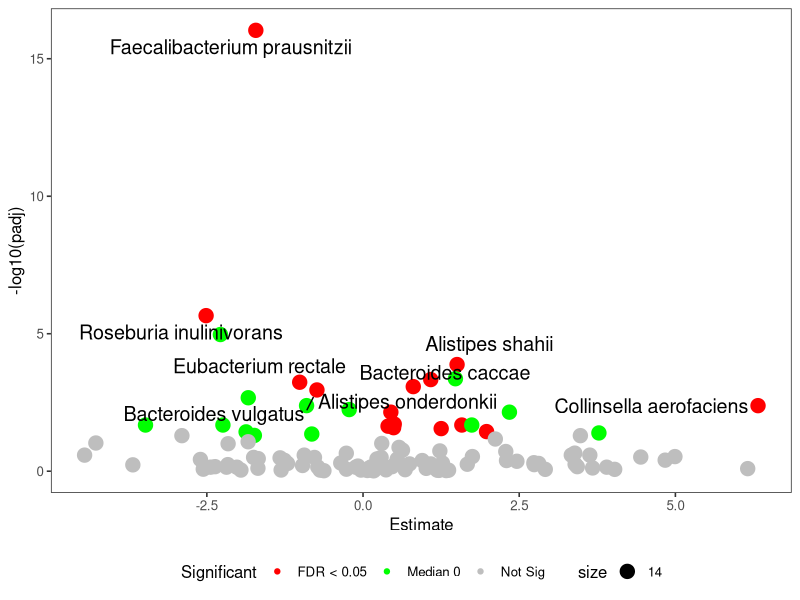
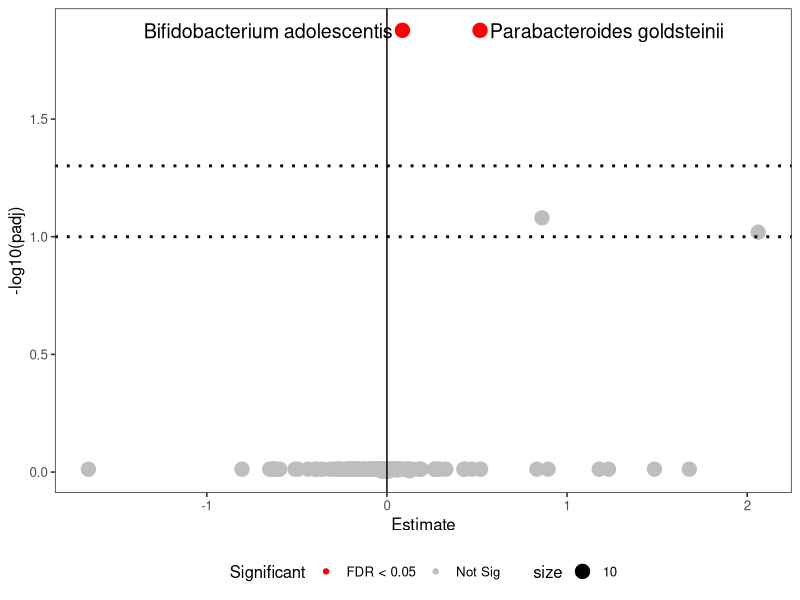
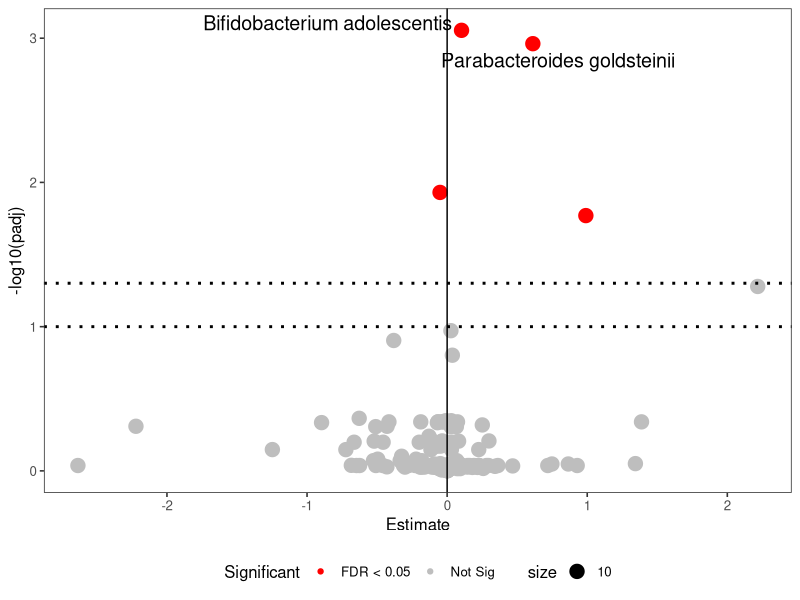
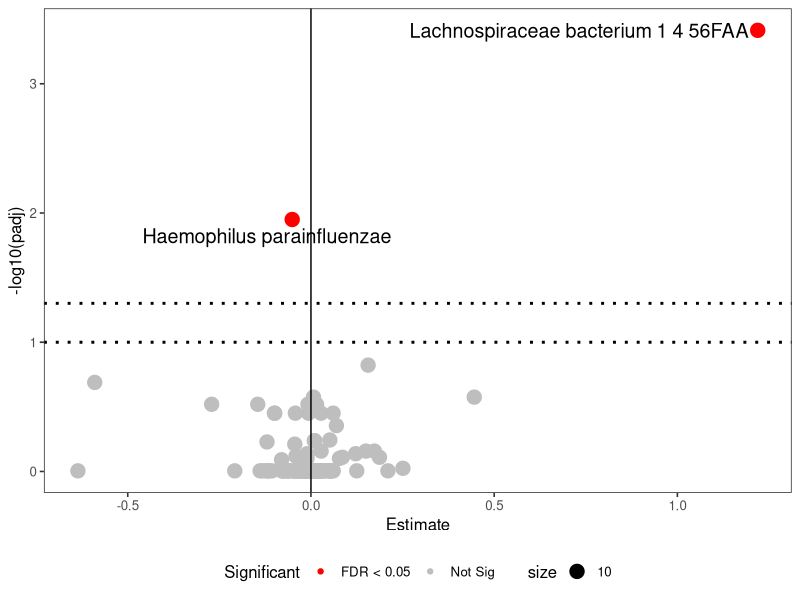
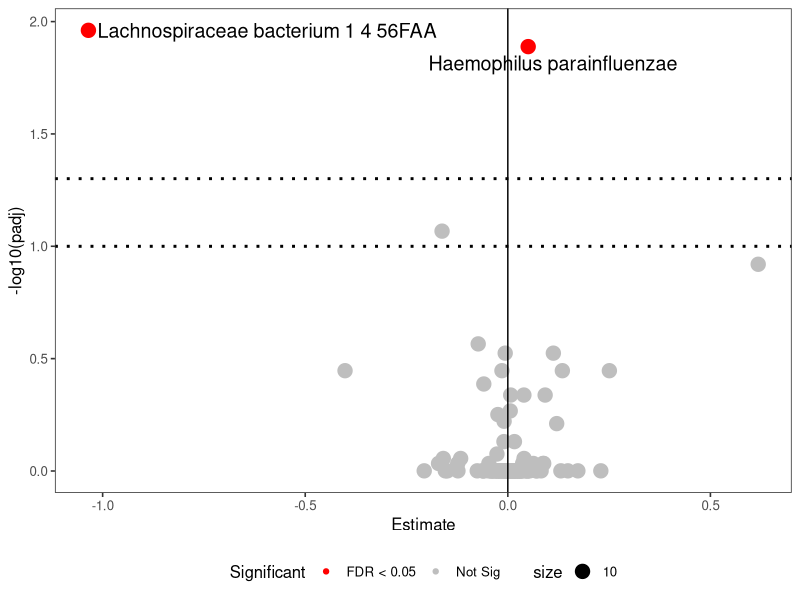
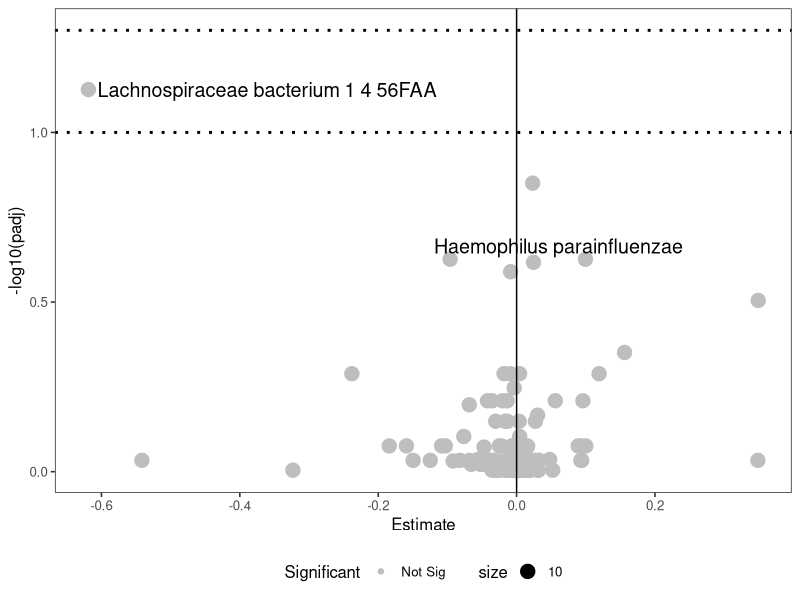
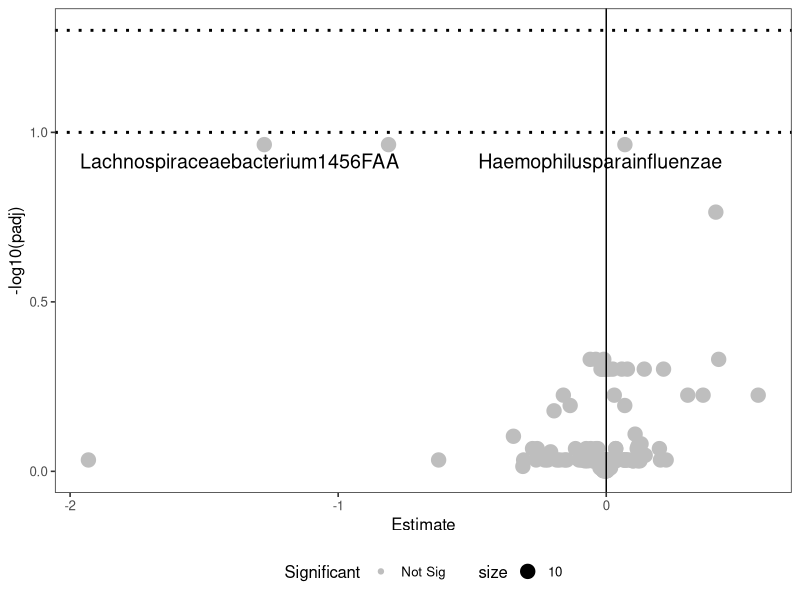
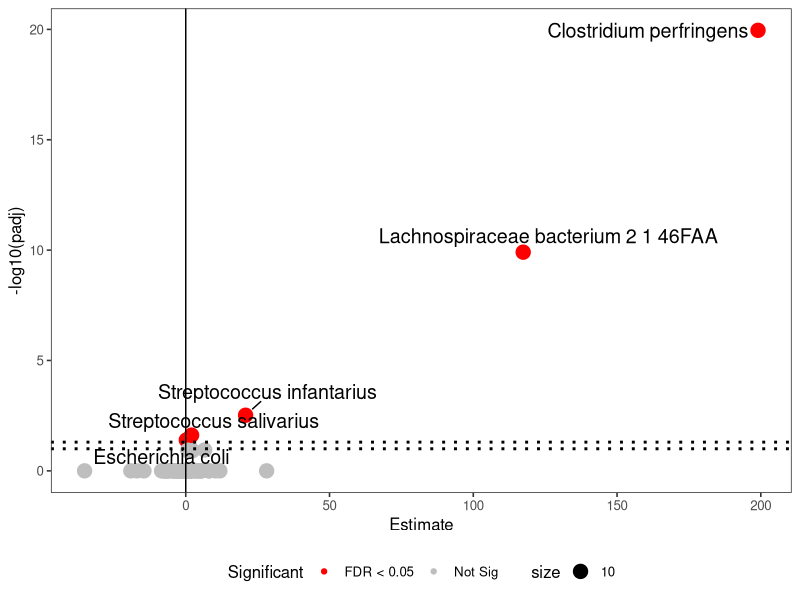

Reproduce these figures in R, in order.
#Scripts for all volcano plots

library(ggplot2)
library(scales)
library(ggrepel)

#Figure 1E
Species <- read.csv("../data/Age_associated_results.csv", header = TRUE)
#Species$Significant <- ifelse(Species$padj < 0.05, "FDR < 0.05", "Not Sig")
ggplot (Species, aes(x = Estimate, y = -log10(padj))) +
  geom_point(aes(color = Significant, size = 14)) +
  scale_color_manual(values = c("red", "green", "grey")) +
  theme_bw(base_size = 12) + theme(legend.position = "bottom") + theme(panel.grid.major = element_blank(), panel.grid.minor = element_blank()) +
  geom_text_repel(
    data = subset(Species, highlight > 0),
    aes(label = Species),
    size = 5,
    box.padding = unit(0.35, "lines"),
    point.padding = unit(1.0, "lines")
  )

#Figure 4A
Species <- read.csv("../data/FBGlu_species_results_estimate_filter4.csv", header = TRUE)
Species$Significant <- ifelse(Species$padj < 0.05, "FDR < 0.05", "Not Sig")
ggplot (Species, aes(x = Estimate, y = -log10(padj))) +
  geom_point(aes(color = Significant, size = 10)) +
  geom_vline(
    xintercept = c(0),
    col = "black",
    linetype = "solid",
    size = 0.5) +
  geom_hline(
    yintercept = c(-log10(0.05),-log10(0.1)),
    col = c("black"),
    linetype = ("dotted"),
    size = 1)+
  scale_color_manual(values = c("red", "grey")) +
  theme_bw(base_size = 12) + theme(legend.position = "bottom") + theme(panel.grid.major = element_blank(), panel.grid.minor = element_blank()) +
  geom_text_repel(
    data = subset(Species, highlight > 3),
    aes(label = Species),
    size = 5,
    box.padding = unit(0.35, "lines"),
    point.padding = unit(1.0, "lines")
  )

#Figure S5A
Species <- read.csv("../data/FBGlu_no_age_species_results_estimate_filter4.csv", header = TRUE)
Species$Significant <- ifelse(Species$padj < 0.05, "FDR < 0.05", "Not Sig")
ggplot (Species, aes(x = Estimate, y = -log10(padj))) +
  geom_point(aes(color = Significant, size = 10)) +
  geom_vline(
    xintercept = c(0),
    col = "black",
    linetype = "solid",
    size = 0.5) +
  geom_hline(
    yintercept = c(-log10(0.05),-log10(0.1)),
    col = c("black"),
    linetype = ("dotted"),
    size = 1)+
  scale_color_manual(values = c("red", "grey")) +
  theme_bw(base_size = 12) + theme(legend.position = "bottom") + theme(panel.grid.major = element_blank(), panel.grid.minor = element_blank()) +
  geom_text_repel(
    data = subset(Species, highlight > 3),
    aes(label = Species),
    size = 5,
    box.padding = unit(0.35, "lines"),
    point.padding = unit(1.0, "lines")
  )

#Figure 4B
Species <- read.csv("../data/TCHOL_with_age_species_results.csv", header = TRUE)
Species$Significant <- ifelse(Species$padj < 0.05, "FDR < 0.05", "Not Sig")
ggplot (Species, aes(x = Estimate, y = -log10(padj))) +
  geom_point(aes(color = Significant, size = 10)) +
  geom_vline(
    xintercept = c(0),
    col = "black",
    linetype = "solid",
    size = 0.5) +
  geom_hline(
    yintercept = c(-log10(0.05),-log10(0.1)),
    col = c("black"),
    linetype = ("dotted"),
    size = 1)+
  scale_color_manual(values = c("red", "grey")) +
  theme_bw(base_size = 12) + theme(legend.position = "bottom") + theme(panel.grid.major = element_blank(), panel.grid.minor = element_blank()) +
  geom_text_repel(
    data = subset(Species, highlight > 3),
    aes(label = Species),
    size = 5,
    box.padding = unit(0.35, "lines"),
    point.padding = unit(1.0, "lines")
  )

#Figure S5B
Species <- read.csv("../data/LDL_with_age_species_results.csv", header = TRUE)
Species$Significant <- ifelse(Species$padj < 0.05, "FDR < 0.05", "Not Sig")
ggplot (Species, aes(x = Estimate, y = -log10(padj))) +
  geom_point(aes(color = Significant, size = 10)) +
  geom_vline(
    xintercept = c(0),
    col = "black",
    linetype = "solid",
    size = 0.5) +
  geom_hline(
    yintercept = c(-log10(0.05),-log10(0.1)),
    col = c("black"),
    linetype = ("dotted"),
    size = 1)+
  scale_color_manual(values = c("red", "grey")) +
  theme_bw(base_size = 12) + theme(legend.position = "bottom") + theme(panel.grid.major = element_blank(), panel.grid.minor = element_blank()) +
  geom_text_repel(
    data = subset(Species, highlight > 3),
    aes(label = Species),
    size = 5,
    box.padding = unit(0.35, "lines"),
    point.padding = unit(1.0, "lines")
  )

Species <- read.csv("../data/HDL_with_age_species_results.csv", header = TRUE)
Species$Significant <- ifelse(Species$padj < 0.05, "FDR < 0.05", "Not Sig")
ggplot (Species, aes(x = Estimate, y = -log10(padj))) +
  geom_point(aes(color = Significant, size = 10)) +
  geom_vline(
    xintercept = c(0),
    col = "black",
    linetype = "solid",
    size = 0.5) +
  geom_hline(
    yintercept = c(-log10(0.05),-log10(0.1)),
    col = c("black"),
    linetype = ("dotted"),
    size = 1)+
  scale_color_manual(values = c("grey")) +
  theme_bw(base_size = 12) + theme(legend.position = "bottom") + theme(panel.grid.major = element_blank(), panel.grid.minor = element_blank()) +
  geom_text_repel(
    data = subset(Species, highlight > 3),
    aes(label = Species),
    size = 5,
    box.padding = unit(0.35, "lines"),
    point.padding = unit(1.0, "lines")
  )

Species <- read.csv("../data/Tgly_with_age_species_results.csv", header = TRUE)
Species$Significant <- ifelse(Species$padj < 0.05, "FDR < 0.05", "Not Sig")
ggplot (Species, aes(x = Estimate, y = -log10(padj))) +
  geom_point(aes(color = Significant, size = 10)) +
  geom_vline(
    xintercept = c(0),
    col = "black",
    linetype = "solid",
    size = 0.5) +
  geom_hline(
    yintercept = c(-log10(0.05),-log10(0.1)),
    col = c("black"),
    linetype = ("dotted"),
    size = 1)+
  scale_color_manual(values = c("grey")) +
  theme_bw(base_size = 12) + theme(legend.position = "bottom") + theme(panel.grid.major = element_blank(), panel.grid.minor = element_blank()) +
  geom_text_repel(
    data = subset(Species, highlight > 3),
    aes(label = Species),
    size = 5,
    box.padding = unit(0.35, "lines"),
    point.padding = unit(1.0, "lines")
  )

#Figure 4C
Species <- read.csv("../data/HSCRP_Age_gender_ALT_AST_others.csv", header = TRUE)
Species$Significant <- ifelse(Species$padj < 0.05, "FDR < 0.05", "Not Sig")
ggplot (Species, aes(x = Estimate, y = -log10(padj))) +
  geom_point(aes(color = Significant, size = 10)) +
  geom_vline(
    xintercept = c(0),
    col = "black",
    linetype = "solid",
    size = 0.5) +
  geom_hline(
    yintercept = c(-log10(0.05),-log10(0.1)),
    col = c("black"),
    linetype = ("dotted"),
    size = 1)+
  scale_color_manual(values = c("red", "grey")) +
  theme_bw(base_size = 12) + theme(legend.position = "bottom") + theme(panel.grid.major = element_blank(), panel.grid.minor = element_blank()) +
  geom_text_repel(
    data = subset(Species, highlight > 3),
    aes(label = Species),
    size = 5,
    box.padding = unit(0.35, "lines"),
    point.padding = unit(1.0, "lines")
  )

#Figure 4D
Species <- read.csv("../data/AST_Age_gender_HSCRP_ALT_others.csv", header = TRUE)
Species$Significant <- ifelse(Species$padj < 0.05, "FDR < 0.05", "Not Sig")
ggplot (Species, aes(x = Estimate, y = -log10(padj))) +
  geom_point(aes(color = Significant, size = 10)) +
  geom_vline(
    xintercept = c(0),
    col = "black",
    linetype = "solid",
    size = 0.5) +
  geom_hline(
    yintercept = c(-log10(0.05),-log10(0.1)),
    col = c("black"),
    linetype = ("dotted"),
    size = 1)+
  scale_color_manual(values = c("red", "grey")) +
  theme_bw(base_size = 12) + theme(legend.position = "bottom") + theme(panel.grid.major = element_blank(), panel.grid.minor = element_blank()) +
  geom_text_repel(
    data = subset(Species, highlight > 3),
    aes(label = Species),
    size = 5,
    box.padding = unit(0.35, "lines"),
    point.padding = unit(1.0, "lines")
  )

#Figure S5C
Species <- read.csv("../data/ALT_Age_gender_HSCRP_AST_others.csv", header = TRUE)
Species$Significant <- ifelse(Species$padj < 0.05, "FDR < 0.05", "Not Sig")
ggplot (Species, aes(x = Estimate, y = -log10(padj))) +
  geom_point(aes(color = Significant, size = 10)) +
  geom_vline(
    xintercept = c(0),
    col = "black",
    linetype = "solid",
    size = 0.5) +
  geom_hline(
    yintercept = c(-log10(0.05),-log10(0.1)),
    col = c("black"),
    linetype = ("dotted"),
    size = 1)+
  scale_color_manual(values = c("grey")) +
  theme_bw(base_size = 12) + theme(legend.position = "bottom") + theme(panel.grid.major = element_blank(), panel.grid.minor = element_blank()) +
  geom_text_repel(
    data = subset(Species, highlight > 3),
    aes(label = Species),
    size = 5,
    box.padding = unit(0.35, "lines"),
    point.padding = unit(1.0, "lines")
  )

#Figure S6A
Species <- read.csv("../data/GaitT1_Age_gender_others_estimate30.csv", header = TRUE)
Species$Significant <- ifelse(Species$padj < 0.05, "FDR < 0.05", "Not Sig")
ggplot (Species, aes(x = Estimate, y = -log10(padj))) +
  geom_point(aes(color = Significant, size = 10)) +
  geom_vline(
    xintercept = c(0),
    col = "black",
    linetype = "solid",
    size = 0.5) +
  geom_hline(
    yintercept = c(-log10(0.05),-log10(0.1)),
    col = c("black"),
    linetype = ("dotted"),
    size = 1)+
  scale_color_manual(values = c("red", "grey")) +
  theme_bw(base_size = 12) + theme(legend.position = "bottom") + theme(panel.grid.major = element_blank(), panel.grid.minor = element_blank()) +
  geom_text_repel(
    data = subset(Species, highlight > 3),
    aes(label = Species),
    size = 5,
    box.padding = unit(0.35, "lines"),
    point.padding = unit(1.0, "lines")
  )

#Figure S6B
Species <- read.csv("../data/HandgripR1_Age_gender_others.csv", header = TRUE)
Species$Significant <- ifelse(Species$padj < 0.05, "FDR < 0.05", "Not Sig")
ggplot (Species, aes(x = Estimate, y = -log10(padj))) +
  geom_point(aes(color = Significant, size = 10)) +
  geom_vline(
    xintercept = c(0),
    col = "black",
    linetype = "solid",
    size = 0.5) +
  geom_hline(
    yintercept = c(-log10(0.05),-log10(0.1)),
    col = c("black"),
    linetype = ("dotted"),
    size = 1)+
  scale_color_manual(values = c("red", "grey")) +
  theme_bw(base_size = 12) + theme(legend.position = "bottom") + theme(panel.grid.major = element_blank(), panel.grid.minor = element_blank()) +
  geom_text_repel(
    data = subset(Species, highlight > 3),
    aes(label = Species),
    size = 5,
    box.padding = unit(0.35, "lines"),
    point.padding = unit(1.0, "lines")
  )


#Figure S6C
Species <- read.csv("../data/HandgripL1_Age_gender_others.csv", header = TRUE)
Species$Significant <- ifelse(Species$padj < 0.05, "FDR < 0.05", "Not Sig")
ggplot (Species, aes(x = Estimate, y = -log10(padj))) +
  geom_point(aes(color = Significant, size = 10)) +
  geom_vline(
    xintercept = c(0),
    col = "black",
    linetype = "solid",
    size = 0.5) +
  geom_hline(
    yintercept = c(-log10(0.05),-log10(0.1)),
    col = c("black"),
    linetype = ("dotted"),
    size = 1)+
  scale_color_manual(values = c("grey")) +
  theme_bw(base_size = 12) + theme(legend.position = "bottom") + theme(panel.grid.major = element_blank(), panel.grid.minor = element_blank()) +
  geom_text_repel(
    data = subset(Species, highlight > 3),
    aes(label = Species),
    size = 5,
    box.padding = unit(0.35, "lines"),
    point.padding = unit(1.0, "lines")
  )


